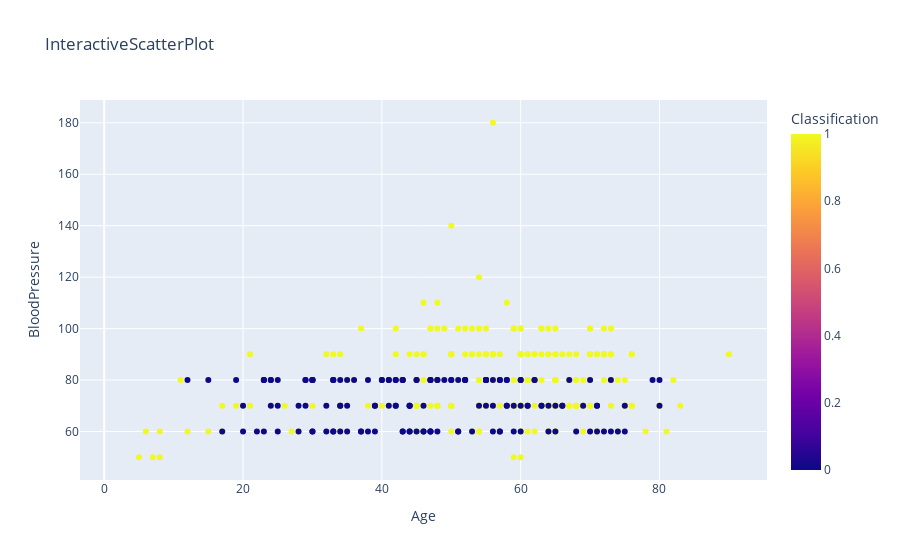

Here is the notebook cell this chart was saved with:
### Code cell
fig = px.scatter(df, x = 'Age', y = 'BloodPressure', color = 'Classification', 
                 hover_data = ['Serum Creatinine','Hemoglobin'], title = 'InteractiveScatterPlot')
fig.show()

### Figure 1 — Plotly figure (JSON) as saved in the notebook; plotly's stock layout.template omitted (floating-point values rounded to 4 significant figures; data arrays with more than 128 entries replaced by an {"elided": "..."} marker saying what was removed)
{"data": [{"customdata": {"elided": "400x2 float values"}, "hovertemplate": "Age=%{x}<br>BloodPressure=%{y}<br>Serum Creatinine=%{customdata[0]}<br>Hemoglobin=%{customdata[1]}<br>Classification=%{marker.color}<extra></extra>", "legendgroup": "", "marker": {"color": {"elided": "400 int values"}, "coloraxis": "coloraxis", "symbol": "circle"}, "mode": "markers", "name": "", "orientation": "v", "showlegend": false, "type": "scatter", "x": {"elided": "400 int values"}, "xaxis": "x", "y": {"elided": "400 int values"}, "yaxis": "y"}], "layout": {"coloraxis": {"colorbar": {"title": {"text": "Classification"}}, "colorscale": [[0, "#0d0887"], [0.1111, "#46039f"], [0.2222, "#7201a8"], [0.3333, "#9c179e"], [0.4444, "#bd3786"], [0.5556, "#d8576b"], [0.6667, "#ed7953"], [0.7778, "#fb9f3a"], [0.8889, "#fdca26"], [1, "#f0f921"]]}, "legend": {"tracegroupgap": 0}, "title": {"text": "InteractiveScatterPlot"}, "xaxis": {"anchor": "y", "domain": [0, 1], "title": {"text": "Age"}}, "yaxis": {"anchor": "x", "domain": [0, 1], "title": {"text": "BloodPressure"}}}}
